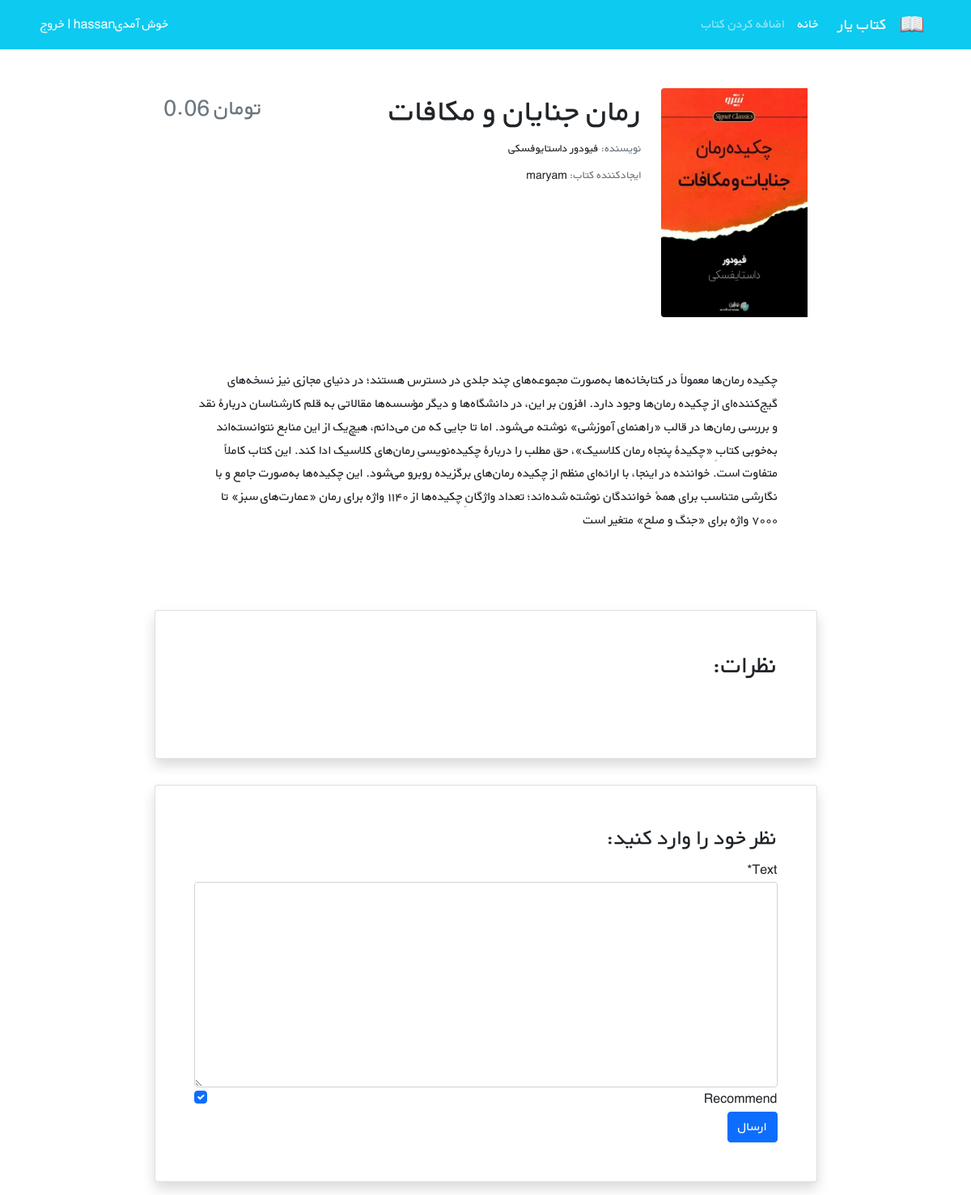
/books/10/ (signed in), run on the app's committed database.
### books/models.py (models this page shows, shortened)
class Book(models.Model):
    user = models.ForeignKey(get_user_model(),on_delete= models.CASCADE)
    title = models.CharField(max_length=200)
    author = models.CharField(max_length=200)
    description = models.TextField()
    price = models.DecimalField(max_digits=5, decimal_places=2)
    cover= models.ImageField(upload_to='covers/', blank=True)

### accounts/models.py (models this page shows)
class CustomUser(AbstractUser):
    age = models.PositiveIntegerField(null=True, blank=True)

### books/views.py (the view)
# urls.py: path('<int:pk>/',book_detail_view, name ='book_detail'),
@login_required
def book_detail_view(request, pk):
    book = get_object_or_404(Book, pk=pk)
    book_comments = book.comments.all()
    if request.method == 'POST':
        comment_form = CommentForm(request.POST)
        if comment_form.is_valid():
            new_comment = comment_form.save(commit=False)
            new_comment.book = book
            new_comment.user = request.user
            new_comment.save()
            comment_form = CommentForm()
    else:
        comment_form = CommentForm()
    return render(request, 'books/book_detail.html',
                  {'book': book, 'comments': book_comments, 'comment_form': comment_form, })

### books/forms.py
class CommentForm(forms.ModelForm):
    class Meta:
        model = Comment
        fields = ('text', 'recommend',)

### books/templates/books/book_detail.html (shortened to what this page needs)
{% extends '_base.html' %}
{% load crispy_forms_tags %}
{% block content %}
    <div class="container mt-5" dir="rtl">
        <div class="">
            <div class="">
                <div class="d-flex justify-content-center">
                    <div class="row w-sm-75 w-100">
                        <div class="col-xs-12 col-md-3 d-flex justify-content-center">
                            <div>
                                {% if book.cover %}
                                    <img src="{{ book.cover.url }}" class="img-fluid rounded-start" alt="...">
                                {% endif %}
                            </div>
                        </div>
                        <div class="col-xs-12 col-md-6 text-center text-md-end mt-md-1 mt-4">
                            <h1>{{ book.title }}</h1>
                            <h5 class="small my-1"><span class="text-muted">نویسنده: </span>{{ book.author }}</h5>
                            <h5 class="small my-1"><span class="text-muted">ایجادکننده کتاب: </span>{{ book.user.username }}</h5>
                        </div>
                        <div class="col-xs-12 col-md-3 d-flex flex-column">
                            <h3 class="align-self-center pt-2 text-muted align-self-md-end">
                                 تومان {{ book.price }}
                            </h3>
                        </div>
                    </div>
                </div>
                <div class="d-flex justify-content-center">
                    <div class="my-3 p-5 w-sm-75 w-100">
                     {{ book.description|linebreaks }}
                    </div>
                </div>
                <div class="d-flex justify-content-center">
                    <div class="card shadow my-3 p-5 w-sm-75 w-100">
                        <h2 class="mb-5">نظرات:</h2>
                    </div>
                </div>
                <div class="d-flex justify-content-center">
                    <div class="card shadow my-3 p-5 w-sm-75 w-100">
                        <h3>نظر خود را وارد کنید:</h3>
                        <form method="POST">
                            {{ comment_form|crispy }}
                            <button type="submit" class="btn btn-primary">ارسال</button>
                        </form>
                    </div>
                </div>
            </div>
        </div>
    </div>
{% endblock %}

### static/css/style.css (style rules this page uses)
* { font-family: 'BYekan', sans-serif; line-height: 1.8rem; }
@media (min-width: 576px) { .w-sm-75 { width: 75%!important; } }

### data on the page
Book: cover (picture), title "رمان جنایان و مکافات", author "فیودور داستایوفسکی", user.username "maryam", price "0.06", description "چکیده رمان‌ها معمولاً در کتابخانه‌ها به‌صورت مجموعه‌های چند جلدی در دسترس هستند؛ در دنیای مجازی نیز نسخه‌های گیج‌کننده‌ای از چکیده رمان‌ها وجود دارد. افزون بر این، در دانشگاه‌ها و دیگر مؤسسه‌ها مقالاتی به قلم کارشناسان دربارهٔ نقد و بررسی رمان‌ها در قالب «راهنمای آموزشی» نوشته می‌شود. اما تا جایی که من می‌دانم، هیچ‌یک از این منابع نتوانسته‌اند به‌خوبی کتابِ «چکیدهٔ پنجاه رمان کلاسیک»، حق مطلب را دربارهٔ چکیده‌نویسیِ رمان‌های کلاسیک ادا کند. این کتاب کاملاً متفاوت است. خواننده در اینجا، با ارائه‌ای منظم از چکیده رمان‌های برگزیده روبرو می‌شود. این چکیده‌ها به‌صورت جامع و با نگارشی متناسب برای همهٔ خوانندگان نوشته شده‌اند؛ تعداد واژگانِ چکیده‌ها از ‌۱۱۴۰ واژه برای رمان «عمارت‌های سبز» تا ‌۷۰۰۰…"
